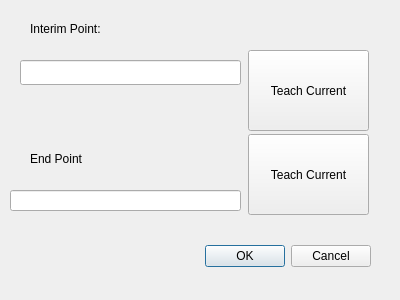
<?xml version="1.0" encoding="UTF-8"?>
<ui version="4.0">
 <class>Dialog</class>
 <widget class="QDialog" name="Dialog">
  <property name="geometry">
   <rect>
    <x>0</x>
    <y>0</y>
    <width>400</width>
    <height>300</height>
   </rect>
  </property>
  <property name="windowTitle">
   <string>Dialog</string>
  </property>
  <widget class="QDialogButtonBox" name="buttonBox">
   <property name="geometry">
    <rect>
     <x>30</x>
     <y>240</y>
     <width>341</width>
     <height>32</height>
    </rect>
   </property>
   <property name="orientation">
    <enum>Qt::Horizontal</enum>
   </property>
   <property name="standardButtons">
    <set>QDialogButtonBox::Cancel|QDialogButtonBox::Ok</set>
   </property>
  </widget>
  <widget class="QPushButton" name="teachEndPoint">
   <property name="geometry">
    <rect>
     <x>248</x>
     <y>134</y>
     <width>121</width>
     <height>81</height>
    </rect>
   </property>
   <property name="text">
    <string>Teach Current</string>
   </property>
  </widget>
  <widget class="QPushButton" name="pushButton_2">
   <property name="geometry">
    <rect>
     <x>248</x>
     <y>50</y>
     <width>121</width>
     <height>81</height>
    </rect>
   </property>
   <property name="text">
    <string>Teach Current</string>
   </property>
  </widget>
  <widget class="QLineEdit" name="intermimPointField">
   <property name="geometry">
    <rect>
     <x>20</x>
     <y>60</y>
     <width>221</width>
     <height>25</height>
    </rect>
   </property>
  </widget>
  <widget class="QLineEdit" name="endPointfield">
   <property name="geometry">
    <rect>
     <x>10</x>
     <y>190</y>
     <width>231</width>
     <height>21</height>
    </rect>
   </property>
  </widget>
  <widget class="QLabel" name="label">
   <property name="geometry">
    <rect>
     <x>30</x>
     <y>20</y>
     <width>131</width>
     <height>17</height>
    </rect>
   </property>
   <property name="text">
    <string>Interim Point:</string>
   </property>
  </widget>
  <widget class="QLabel" name="label_2">
   <property name="geometry">
    <rect>
     <x>30</x>
     <y>150</y>
     <width>151</width>
     <height>17</height>
    </rect>
   </property>
   <property name="text">
    <string>End Point</string>
   </property>
  </widget>
 </widget>
 <resources/>
 <connections>
  <connection>
   <sender>buttonBox</sender>
   <signal>accepted()</signal>
   <receiver>Dialog</receiver>
   <slot>accept()</slot>
   <hints>
    <hint type="sourcelabel">
     <x>248</x>
     <y>254</y>
    </hint>
    <hint type="destinationlabel">
     <x>157</x>
     <y>274</y>
    </hint>
   </hints>
  </connection>
  <connection>
   <sender>buttonBox</sender>
   <signal>rejected()</signal>
   <receiver>Dialog</receiver>
   <slot>reject()</slot>
   <hints>
    <hint type="sourcelabel">
     <x>316</x>
     <y>260</y>
    </hint>
    <hint type="destinationlabel">
     <x>286</x>
     <y>274</y>
    </hint>
   </hints>
  </connection>
 </connections>
</ui>
